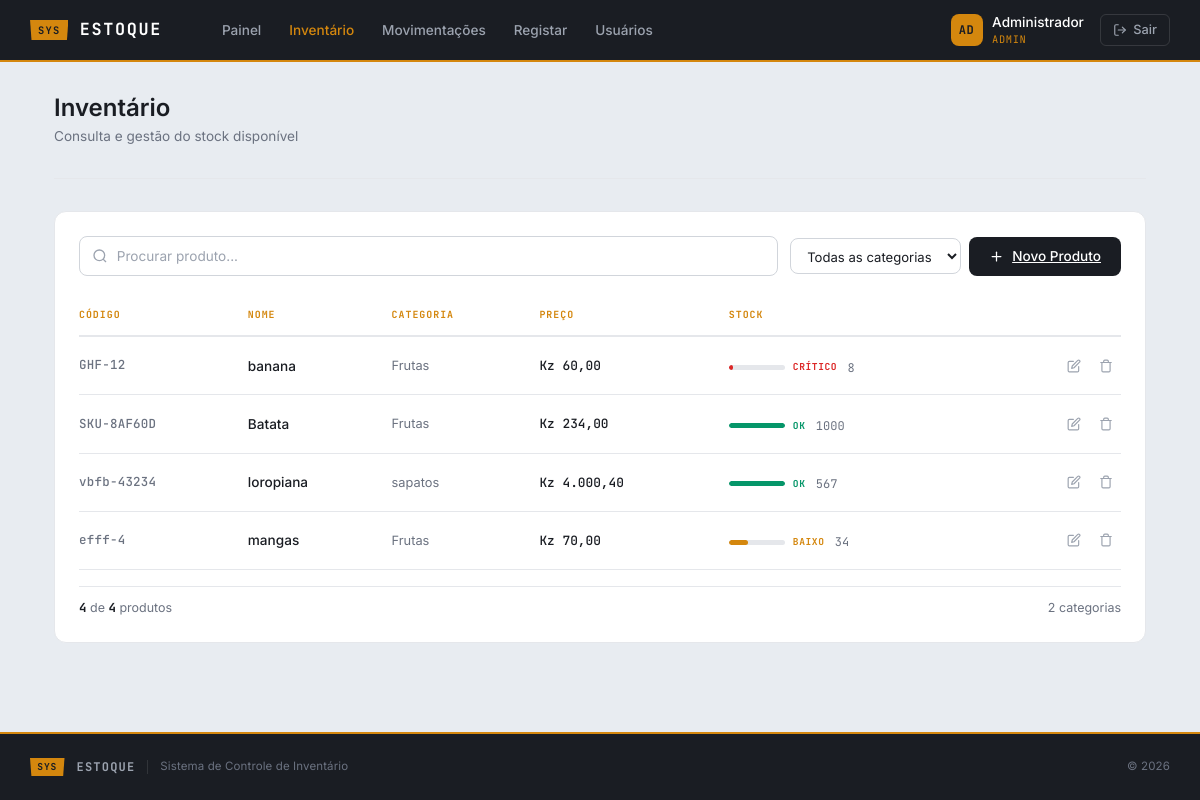
Screenshot of /pages/ListarProdutos.php (signed in) with the database file from the repository.
### tables this page shows
CREATE TABLE `produtos` (
  `id` int(255) NOT NULL,
  `codigo` varchar(20) NOT NULL,
  `nome` varchar(100) NOT NULL,
  `categoria` varchar(100) DEFAULT NULL,
  `preco` decimal(10,2) DEFAULT NULL,
  `quantidade` int(11) DEFAULT 0,
  `categoria_id` int(11) DEFAULT NULL
);

CREATE TABLE `categorias` (
  `id` int(11) NOT NULL,
  `nome` varchar(100) NOT NULL,
  `created_at` timestamp NOT NULL DEFAULT current_timestamp()
);

### model/Produto.php (called while the page is built, shortened)
<?php
class Produto {
    private $conn;
    public function __construct($conn) {
        $this->conn = $conn;
    }
    public function listar() {
        $sql = "SELECT p.*, c.nome AS categoria FROM produtos p LEFT JOIN categorias c ON p.categoria_id = c.id ORDER BY p.nome ASC";
        $query = $this->conn->prepare($sql);
        $query->execute();
        $resultado = $query->get_result();
        return $resultado->fetch_all(MYSQLI_ASSOC);
    }
}

### pages/ListarProdutos.php (the view, shortened to what this page needs)
<?php
require_once __DIR__ . "/../config/Database.php";
require_once __DIR__ . "/../model/Produto.php";
$db = new Database();
$conn = $db->conectar();
$produto = new Produto($conn);
$produtos = $produto->listar();
$categorias = [];
foreach ($produtos as $p) {
    if (!empty($p['categoria']) && !in_array($p['categoria'], $categorias)) {
        $categorias[] = $p['categoria'];
    }
}
sort($categorias);
$totalCount = count($produtos);
$currentPage = 'listar';
require_once "layouts/header.php";
?>
<div class="app-body">
    <div class="app-container">
        <div class="page-header">
            <h1>Inventário</h1>
            <p>Consulta e gestão do stock disponível</p>
        </div>
        <div class="card-app">
            <div class="list-toolbar">
                <div class="list-search-wrap">
                    <input type="text" class="list-search" id="searchInput" placeholder="Procurar produto..." autocomplete="off">
                </div>
                <div class="list-toolbar-right">
                    <select class="list-filter" id="categoryFilter">
                        <option value="">Todas as categorias</option>
                    </select>
                    <a href="CriaProduto.php" class="btn-primary-app">
                        <svg viewBox="0 0 24 24"><line x1="12" y1="5" x2="12" y2="19"/><line x1="5" y1="12" x2="19" y2="12"/></svg>
                        Novo Produto
                    </a>
                </div>
            </div>
            <?php if (empty($produtos)): ?>
            <div class="empty-state">
                <svg viewBox="0 0 24 24"><path d="M21 16V8a2 2 0 0 0-1-1.73l-7-4a2 2 0 0 0-2 0l-7 4A2 2 0 0 0 3 8v8a2 2 0 0 0 1 1.73l7 4a2 2 0 0 0 2 0l7-4A2 2 0 0 0 21 16z"/><polyline points="3.27 6.96 12 12.01 20.73 6.96"/><line x1="12" y1="22.08" x2="12" y2="12"/></svg>
                <h3>Nenhum produto registado</h3>
                <p>O inventário está vazio. Adicione o primeiro produto.</p>
                <a href="CriaProduto.php" class="btn-primary-app">
                    <svg viewBox="0 0 24 24"><line x1="12" y1="5" x2="12" y2="19"/><line x1="5" y1="12" x2="19" y2="12"/></svg>
                    Adicionar Produto
                </a>
            </div>
            <?php else: ?>
            <div class="list-table-wrap">
                <table class="list-table" id="productTable">
                    <thead>
                        <tr>
                            <th>Código</th>
                            <th>Nome</th>
                            <th>Categoria</th>
                            <th>Preço</th>
                            <th>Stock</th>
                            <th></th>
                        </tr>
                    </thead>
                    <tbody>
                        <?php foreach ($produtos as $p):
                            $qty = (int)$p['quantidade'];
                            if ($qty > 50) {
                                $stockLevel = 'ok';
                                $stockLabel = 'OK';
                            } elseif ($qty >= 10) {
                                $stockLevel = 'low';
                                $stockLabel = 'Baixo';
                            } else {
                                $stockLevel = 'critical';
                                $stockLabel = 'Crítico';
                            }
                            $barWidth = min(($qty / 100) * 100, 100);
                        ?>
                        <tr>
                            <td class="cell-code"><?= htmlspecialchars($p['codigo']) ?></td>
                            <td class="cell-name"><?= htmlspecialchars($p['nome']) ?></td>
                            <td class="cell-category"><?= htmlspecialchars($p['categoria'] ?? '—') ?></td>
                            <td class="cell-price">Kz <?= number_format($p['preco'], 2, ',', '.') ?></td>
                            <td>
                                <div class="stock-wrap">
                                    <div class="stock-bar">
                                        <div class="stock-bar-fill <?= $stockLevel ?>" style="width:<?= $barWidth ?>%"></div>
                                    </div>
                                    <span class="stock-label <?= $stockLevel ?>"><?= $stockLabel ?></span>
                                    <span class="stock-qty"><?= $qty ?></span>
                                </div>
                            </td>
                            <td>
                                <div class="action-group">
                                    <a href="CriaProduto.php?editar=<?= $p['id'] ?>" class="action-btn edit" title="Editar">
                                        <svg viewBox="0 0 24 24"><path d="M11 4H4a2 2 0 0 0-2 2v14a2 2 0 0 0 2 2h14a2 2 0 0 0 2-2v-7"/><path d="M18.5 2.5a2.121 2.121 0 0 1 3 3L12 15l-4 1 1-4 9.5-9.5z"/></svg>
                                    </a>
                                    <button type="button" class="action-btn delete" title="Excluir" data-bs-toggle="modal" data-bs-target="#deleteModal" data-id="<?= $p['id'] ?>" data-name="<?= htmlspecialchars($p['nome'], ENT_QUOTES) ?>">
                                        <svg viewBox="0 0 24 24"><polyline points="3 6 5 6 21 6"/><path d="M19 6v14a2 2 0 0 1-2 2H7a2 2 0 0 1-2-2V6m3 0V4a2 2 0 0 1 2-2h4a2 2 0 0 1 2 2v2"/></svg>
                                    </button>
                                </div>
                            </td>
                        </tr>
                        <?php endforeach; ?>
                    </tbody>
                </table>
            </div>
            <div class="list-summary">
                <span><strong id="visibleCount"><?= $totalCount ?></strong> de <strong><?= $totalCount ?></strong> produtos</span>
                <span><?= count($categorias) ?> categorias</span>
            </div>
            <?php endif; ?>
        </div>
    </div>
</div>
<?php require_once "layouts/footer.php"; ?>

### pages/layouts/header.php (shortened to what this page needs)
<?php
$currentPage = $currentPage ?? '';
?>
<!DOCTYPE html>
<html lang="pt">
<head>
    <link rel="stylesheet" href="/public/css/bootstrap.min.css">
    <link rel="stylesheet" href="/public/css/app.css">
</head>
<body>
<div class="app-shell">
<header class="app-header">
    <div class="app-header-inner">
        <a href="/pages/dashboard.php" class="app-brand">
            <span class="app-brand-tag">SYS</span>
            <span class="app-brand-name">ESTOQUE</span>
        </a>
        <nav class="app-nav">
            <a href="/pages/dashboard.php" <?= $currentPage === 'dashboard' ? 'class="active"' : '' ?>>Painel</a>
            <a href="/pages/ListarProdutos.php" <?= $currentPage === 'listar' ? 'class="active"' : '' ?>>Inventário</a>
            <a href="/pages/Movimentacoes.php" <?= $currentPage === 'movimentacoes' ? 'class="active"' : '' ?>>Movimentações</a>
            <a href="/pages/CriaProduto.php" <?= $currentPage === 'produto' ? 'class="active"' : '' ?>>Registar</a>
            <?php if (($_SESSION['role'] ?? '') === 'admin'): ?>
            <a href="/pages/Usuarios.php" <?= $currentPage === 'usuarios' ? 'class="active"' : '' ?>>Usuários</a>
            <?php endif; ?>
        </nav>
        <div class="app-header-right">
            <div class="app-user">
                <div class="app-user-avatar">
                    <?= strtoupper(substr($_SESSION['nome'] ?? 'U', 0, 2)) ?>
                </div>
                <div>
                    <div class="app-user-name"><?= htmlspecialchars($_SESSION['nome'] ?? '') ?></div>
                    <div class="app-user-role"><?= htmlspecialchars($_SESSION['role'] ?? '') ?></div>
                </div>
            </div>
            <a href="/logout.php" class="app-logout">
                <svg viewBox="0 0 24 24"><path d="M9 21H5a2 2 0 0 1-2-2V5a2 2 0 0 1 2-2h4"/><polyline points="16 17 21 12 16 7"/><line x1="21" y1="12" x2="9" y2="12"/></svg>
                Sair
            </a>
        </div>
    </div>
</header>

### pages/layouts/footer.php (shortened to what this page needs)
<footer class="app-footer">
    <div class="app-footer-inner">
        <div class="app-footer-left">
            <span class="app-footer-tag">SYS</span>
            <span class="app-footer-brand">ESTOQUE</span>
            <span class="app-footer-copy">Sistema de Controle de Inventário</span>
        </div>
        <span class="app-footer-copy">&copy; <?= date('Y') ?></span>
    </div>
</footer>
</div>
</body>
</html>

### rows the page displays
produtos: codigo "GHF-12", nome "banana", categoria.nome "Frutas", preco "60,00", quantidade "CRÍTICO", quantidade "8"
produtos: codigo "SKU-8AF60D", nome "Batata", categoria.nome "Frutas", preco "234,00", quantidade "OK", quantidade "1000"
produtos: codigo "vbfb-43234", nome "loropiana", categoria.nome "sapatos", preco "4.000,40", quantidade "OK", quantidade "567"
produtos: codigo "efff-4", nome "mangas", categoria.nome "Frutas", preco "70,00", quantidade "BAIXO", quantidade "34"

### other values shown
substr($_SESSION['nome'] ?? 'U', 0, 2) "AD"
$_SESSION['nome'] "Administrador"
$_SESSION['role'] "ADMIN"
$totalCount "4"
count($categorias) "2"
